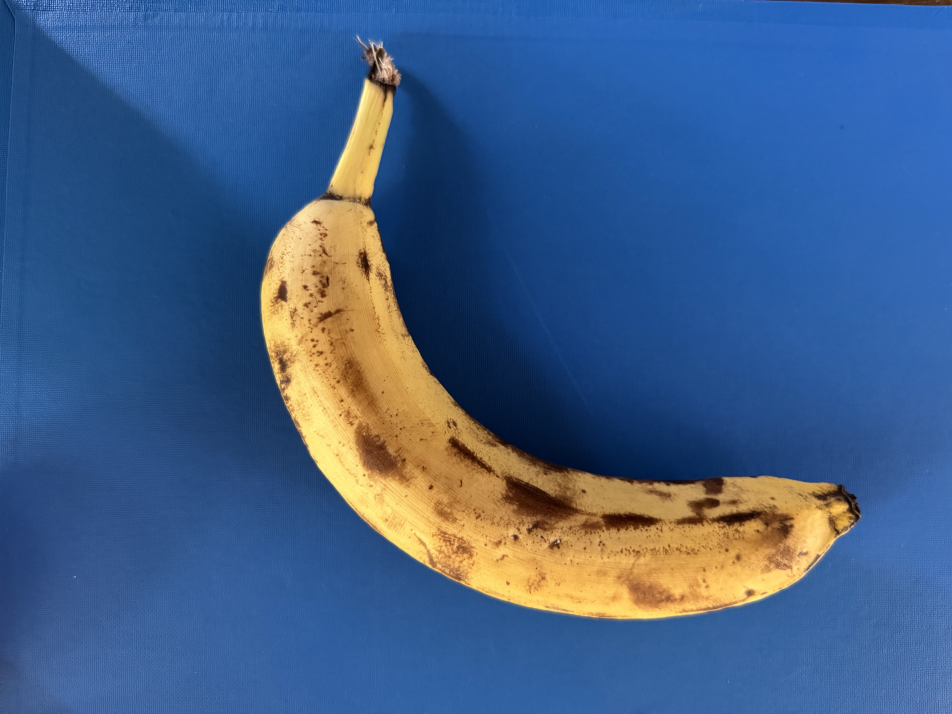
#> input picture dataset/img/img_originales/banana/banana1.jpg, 5712 x 4284 px (shown at 1/6 size)
$ python -i test_kmeans.py   (imports and definitions only)
#> lines starting #> are read from the running program, lines starting #| are printed output that depends on the picture; after the words box and inside, x2 and y2 are one past the last pixel; in counts of white or black regions, pixels touching at a corner belong together
import cv2
import os
import numpy as np
import matplotlib.pyplot as plt
from collections import Counter
from sklearn.decomposition import PCA
from sklearn.metrics import confusion_matrix
import seaborn as sns

def eliminar_fondo(image):
    image = cv2.GaussianBlur(image, (5, 5), 0)
    hsv_image = cv2.cvtColor(image, cv2.COLOR_BGR2HSV)
    lower_blue = np.array([90, 10, 0])
    upper_blue = np.array([130, 255, 255])
    mask = cv2.inRange(hsv_image, lower_blue, upper_blue)
    mask_inv = cv2.bitwise_not(mask)
    image_sin_fondo = cv2.bitwise_and(image, image, mask=mask_inv)
    return image_sin_fondo, mask_inv

def extract_features(path):
    image = cv2.imread(path)
#> image is the input picture: shape (4284, 5712, 3); mean B, G, R 135.5, 94.5, 65.1
    height, width, _ = image.shape
#> height = 4284; width = 5712
    if height < 500 or width < 500:
        new_size = (width, height)
    else:
        new_size = (width // 5, height // 5)
#> new_size = (1142, 856)
    image = cv2.resize(image, new_size)
#> image: shape (856, 1142, 3)
    image_sin_fondo, mask = eliminar_fondo(image)
#> in eliminar_fondo, `hsv_image = cv2.cvtColor(image, cv2.COLOR_BGR2HSV)`: hsv_image: shape (856, 1142, 3); mean H, S, V 93.8, 179.7, 153
#> in eliminar_fondo, `mask = cv2.inRange(hsv_image, lower_blue, upper_blue)`:
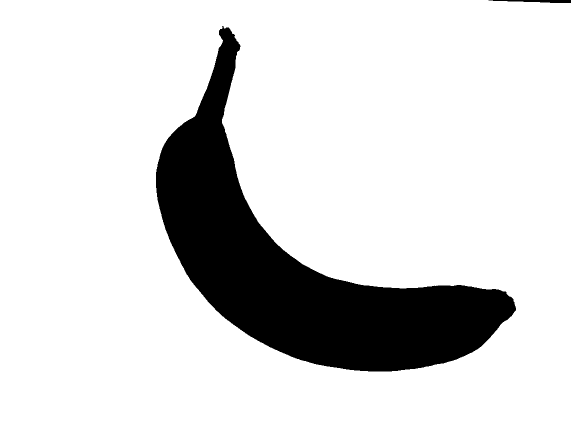
#> mask: shape (856, 1142) (shown at 1/2 size); 84.6% white; 2 black regions, box (x1, y1, x2, y2) and area: (312, 52, 1032, 743) 149719, (977, 0, 1142, 6) 647
#> in eliminar_fondo, `mask_inv = cv2.bitwise_not(mask)`:
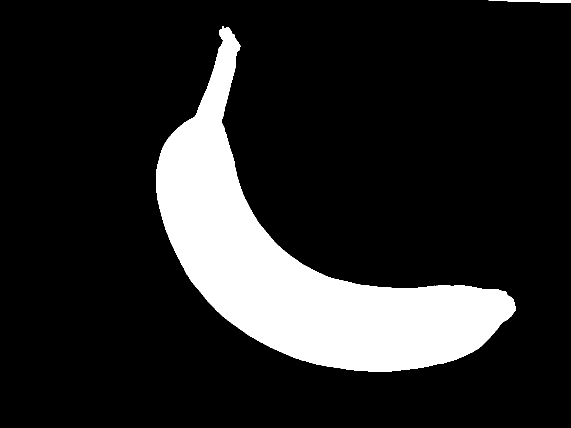
#> mask_inv: shape (856, 1142) (shown at 1/2 size); 15.4% white; 2 white regions
#> in eliminar_fondo, `image_sin_fondo = cv2.bitwise_and(image, image, mask=mask_inv)`:
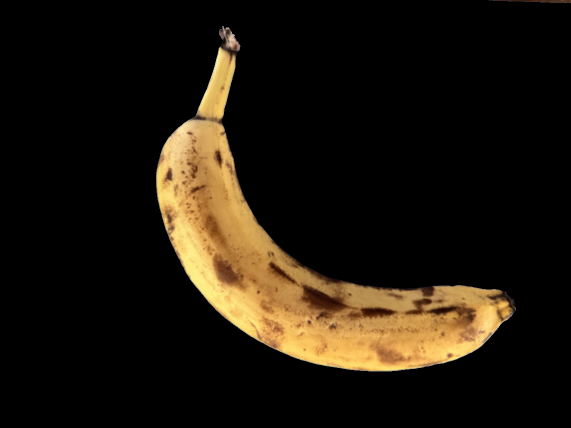
#> image_sin_fondo: shape (856, 1142, 3) (shown at 1/2 size); mean of channels 0, 1, 2 12.6, 23.1, 30.3; drawn as B, G, R
    hsv_image = cv2.cvtColor(image_sin_fondo, cv2.COLOR_BGR2HSV)
#> hsv_image: shape (856, 1142, 3); mean H, S, V 2.8, 23.2, 30.3
    pixels = hsv_image.reshape(-1, 3)
    pixels = pixels[mask.flatten() != 0]
    if len(pixels) == 0:
        return None
    hues = pixels[:, 0]
    hue_counts = Counter(hues)
#> hue_counts = 138 items
    hue_predominante = hue_counts.most_common(1)[0][0]
#> hue_predominante = 17
    contours, _ = cv2.findContours(mask, cv2.RETR_EXTERNAL, cv2.CHAIN_APPROX_SIMPLE)
#> contours = 2 contours; box (x1, y1, x2, y2) and area: (312, 52, 1032, 743) 148648, (977, 0, 1142, 6) 480
    if len(contours) == 0:
        return None
    contorno_mayor = max(contours, key=cv2.contourArea)
#> contorno_mayor = contour of 1045 points, box (x1, y1, x2, y2) (312, 52, 1032, 743), area 148648
    area = cv2.contourArea(contorno_mayor)
#> area = 148647.5
    perimetro = cv2.arcLength(contorno_mayor, True)
#> perimetro = 2471.1
    if perimetro == 0:
        return None
    circularidad = (4 * np.pi * area) / (perimetro ** 2)
#> circularidad = 0.306
    momentos = cv2.moments(contorno_mayor)
#> momentos = moments, m00 148647.5, centre m10/m00, m01/m00 = (596.8, 533.1)
    momentos_hu = cv2.HuMoments(momentos).flatten()
#> momentos_hu = [0.398, 0.0777, 0.0247, 0.00397, -3.7e-05, -0.0011, -1.33e-05]
    momentos_hu = -np.sign(momentos_hu) * np.log10(np.abs(momentos_hu) + 1e-10)
#> momentos_hu = [0.401, 1.11, 1.61, 2.4, -4.43, -2.96, -4.88]
    hu1 = momentos_hu[0]
#> hu1 = 0.401
    hu3 = momentos_hu[2]
#> hu3 = 1.61
    hu4 = momentos_hu[3]
#> hu4 = 2.4
    features = [hu1, circularidad, hu3, hu4, hue_predominante]
#> features = [0.401, 0.306, 1.61, 2.4, 17]

    imagen_contorno = image_sin_fondo.copy()
    cv2.drawContours(imagen_contorno, [contorno_mayor], -1, (0, 255, 0), 2)
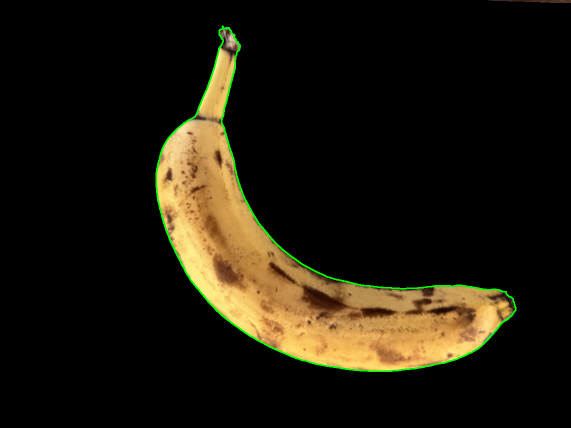
#> imagen_contorno: shape (856, 1142, 3) (shown at 1/2 size); 0.82% of pixels changed, all inside (x1, y1, x2, y2) = (311, 51, 1033, 744); drawn as B, G, R
    cv2.imshow('Contorno de la Fruta', imagen_contorno)
    cv2.waitKey(0)
    cv2.destroyAllWindows()
    return features

def euclidean_distance(x1, x2):
    return np.sqrt(np.sum((x1 - x2) ** 2))

def predict(features, centroides):
    distancias = np.array([euclidean_distance(features, centroide) for centroide in centroides]).T
    cluster = np.argmin(distancias)
    return etiquetas_centroides[cluster]

# Cargar puntos y etiquetas
# [10 lines not run here, left out]

# Directorio de imágenes de prueba
test_dir = '/Users/martinarobyculasso/Desktop/img_test_blue'

# Mapear nombres de carpetas a etiquetas
folder_to_label = {'banana': 0, 'manzana': 1, 'naranja': 2, 'pera': 3}

# Inicializar listas para etiquetas predichas y reales
y_true = []
y_pred = []

# Procesar cada imagen en el directorio de prueba
# [15 lines not run here, left out]

# Crear la matriz de confusión
conf_matrix = confusion_matrix(y_true, y_pred)

# Visualizar la matriz de confusión
# [6 lines not run here, left out]

>>> result = extract_features('../../dataset/img/img_originales/banana/banana1.jpg')
#> result = [0.401, 0.306, 1.61, 2.4, 17]

$ run again, on dataset/img/img_originales/banana/banana5.jpg
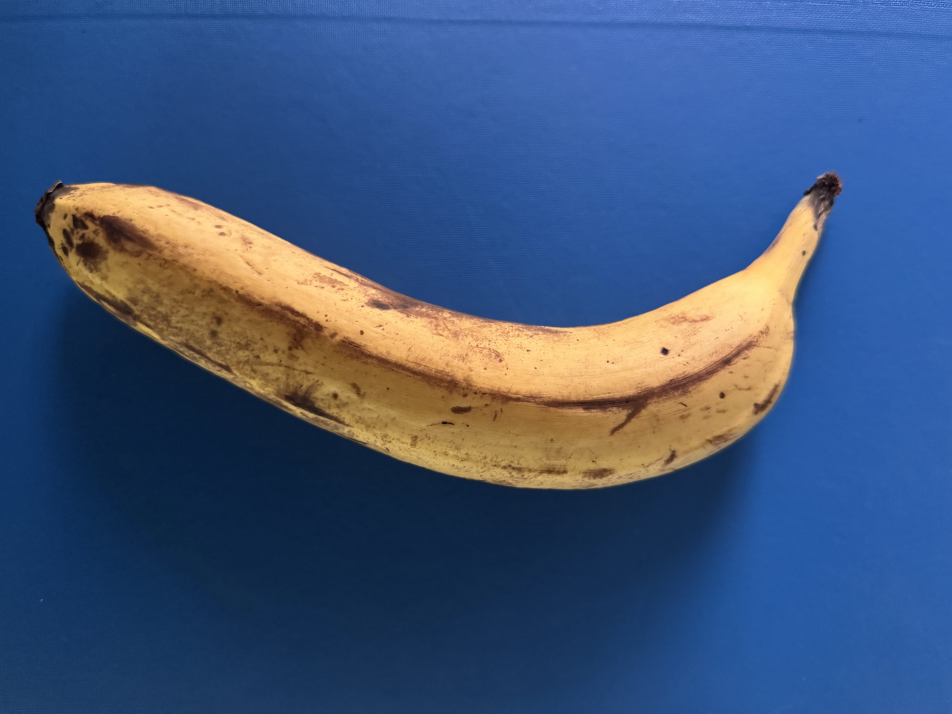
#> input picture dataset/img/img_originales/banana/banana5.jpg, 5712 x 4284 px (shown at 1/6 size)
#> in extract_features, image is the input picture: shape (4284, 5712, 3); mean B, G, R 121.6, 84.9, 62.7
#> in eliminar_fondo, `mask = cv2.inRange(hsv_image, lower_blue, upper_blue)`:
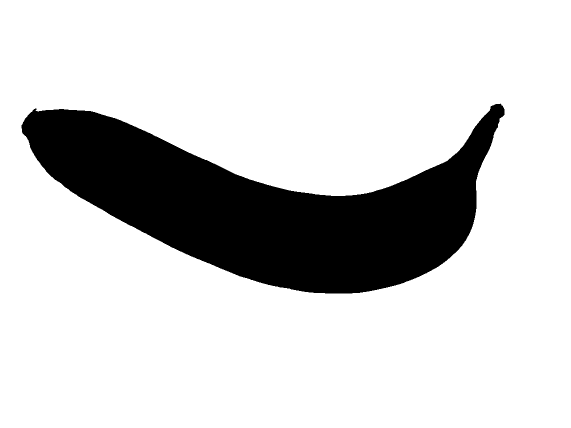
#> mask: shape (856, 1142) (shown at 1/2 size); 82% white; 1 black region, box (x1, y1, x2, y2) and area: (43, 207, 1009, 587) 175813
#> mask_inv: shape (856, 1142); 18% white; 1 white region
#> hue_counts = 95 items
#> hue_predominante = 17
#> contours = 1 contour; box (x1, y1, x2, y2) and area: (43, 207, 1009, 587) 174708
#> contorno_mayor = contour of 1286 points, box (x1, y1, x2, y2) (43, 207, 1009, 587), area 174708
#> area = 174707.5
#> perimetro = 2559
#> circularidad = 0.335
#> momentos = moments, m00 174707.5, centre m10/m00, m01/m00 = (529.7, 413.2)
#> in extract_features, `momentos_hu = cv2.HuMoments(momentos).flatten()`: momentos_hu = [0.417, 0.122, 0.0154, 0.00194, -8.74e-06, -0.000531, -6e-06]
#> in extract_features, `momentos_hu = -np.sign(momentos_hu) * np.log10(np.abs(momentos_hu) + 1..`: momentos_hu = [0.379, 0.915, 1.81, 2.71, -5.06, -3.27, -5.22]
#> hu1 = 0.379
#> hu3 = 1.81
#> hu4 = 2.71
#> features = [0.379, 0.335, 1.81, 2.71, 17]
#> in extract_features, `cv2.drawContours(imagen_contorno, [contorno_mayor], -1, (0, 255, 0), 2)`:
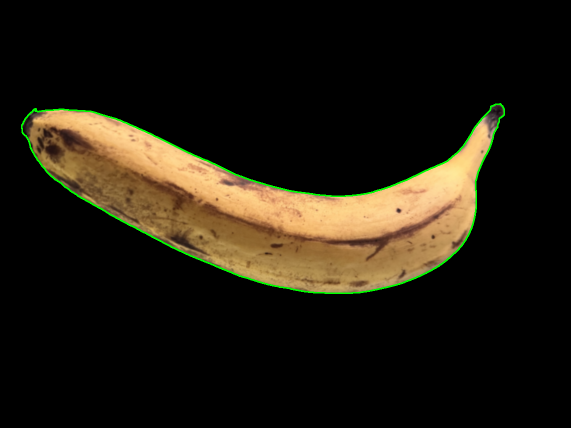
#> imagen_contorno: shape (856, 1142, 3) (shown at 1/2 size); mean of channels 0, 1, 2 15.2, 26.6, 32; drawn as B, G, R

$ run again, on dataset/img/img_originales/banana/banana6.jpg
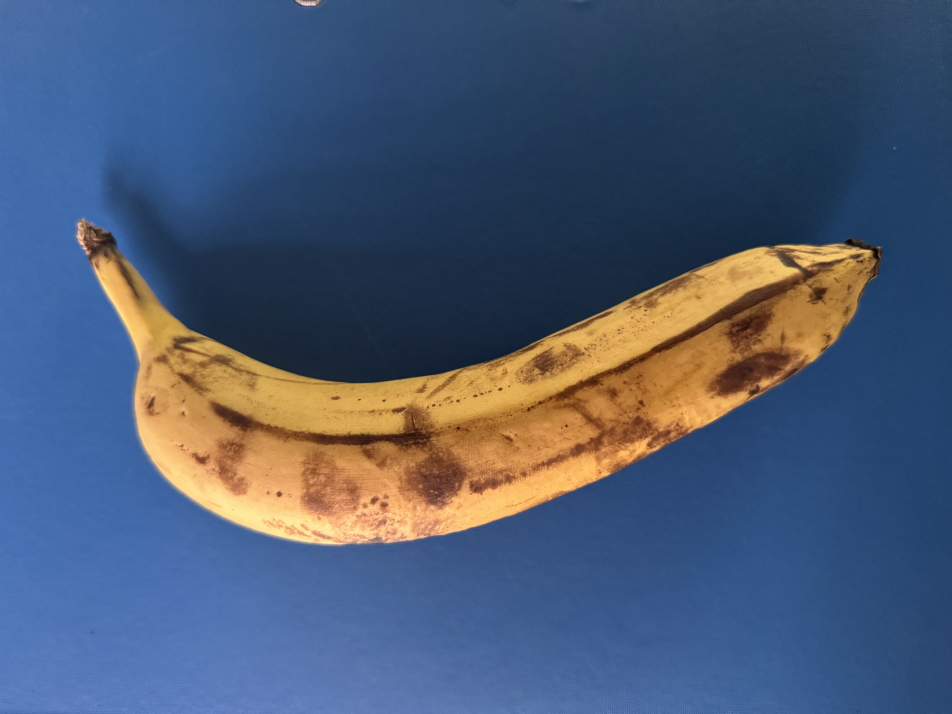
#> input picture dataset/img/img_originales/banana/banana6.jpg, 5712 x 4284 px (shown at 1/6 size)
#> in extract_features, image is the input picture: shape (4284, 5712, 3); mean B, G, R 115.2, 89.5, 74.6
#> in eliminar_fondo, `mask = cv2.inRange(hsv_image, lower_blue, upper_blue)`:
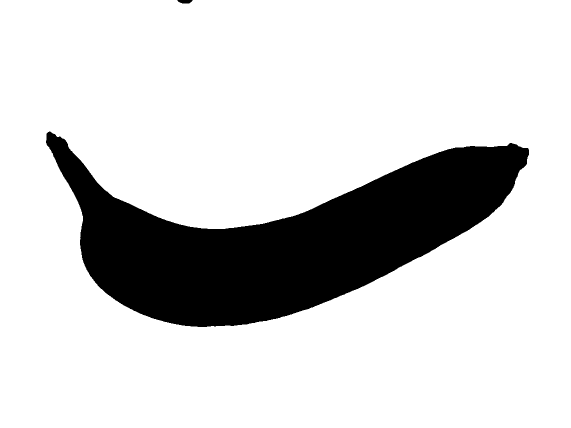
#> mask: shape (856, 1142) (shown at 1/2 size); 82.5% white; 2 black regions, box (x1, y1, x2, y2) and area: (92, 263, 1058, 654) 171261, (355, 0, 385, 7) 171
#> mask_inv: shape (856, 1142); 17.5% white; 2 white regions
#> hue_counts = 109 items
#> hue_predominante = 15
#> contours = 2 contours; box (x1, y1, x2, y2) and area: (92, 263, 1058, 654) 170154, (355, 0, 385, 7) 140
#> contorno_mayor = contour of 1293 points, box (x1, y1, x2, y2) (92, 263, 1058, 654), area 170154
#> area = 170154
#> perimetro = 2570.7
#> circularidad = 0.324
#> momentos = moments, m00 170154, centre m10/m00, m01/m00 = (567.6, 479.8)
#> in extract_features, `momentos_hu = cv2.HuMoments(momentos).flatten()`: momentos_hu = [0.418, 0.12, 0.017, 0.00224, -1.01e-05, -0.000535, 9.36e-06]
#> in extract_features, `momentos_hu = -np.sign(momentos_hu) * np.log10(np.abs(momentos_hu) + 1..`: momentos_hu = [0.379, 0.922, 1.77, 2.65, -4.99, -3.27, 5.03]
#> hu1 = 0.379
#> hu3 = 1.77
#> hu4 = 2.65
#> features = [0.379, 0.324, 1.77, 2.65, 15]
#> in extract_features, `cv2.drawContours(imagen_contorno, [contorno_mayor], -1, (0, 255, 0), 2)`:
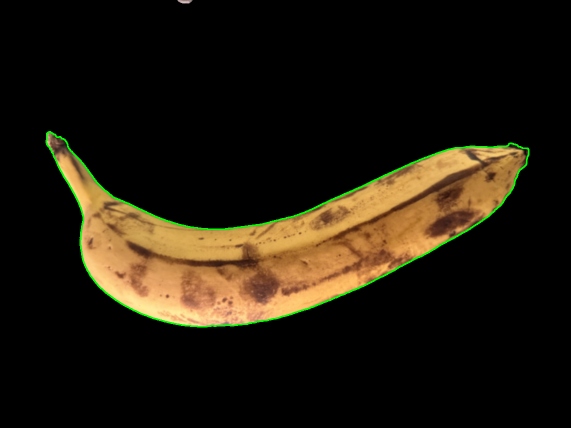
#> imagen_contorno: shape (856, 1142, 3) (shown at 1/2 size); mean of channels 0, 1, 2 12.9, 25.4, 32.3; drawn as B, G, R
